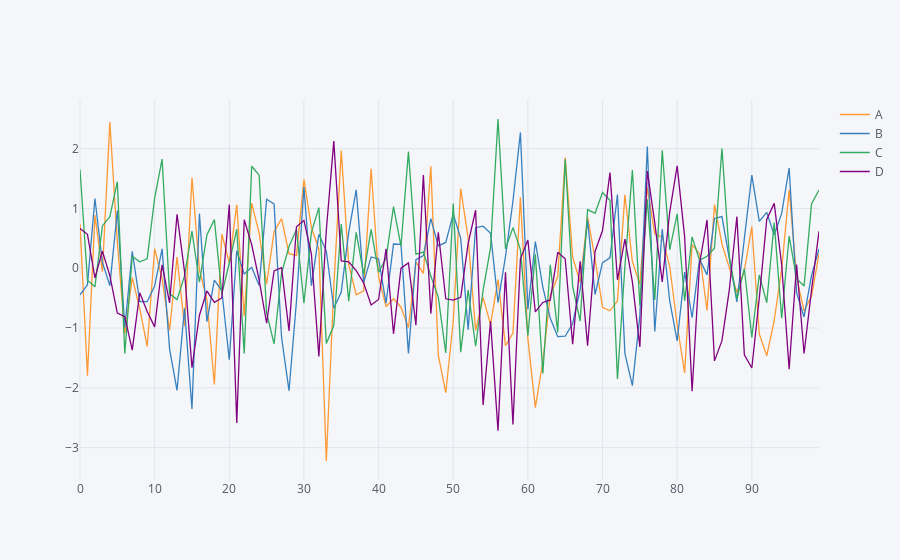

The cell this chart's notebook holds for it:
### Code cell
df.iplot()  #Interactive Plot
